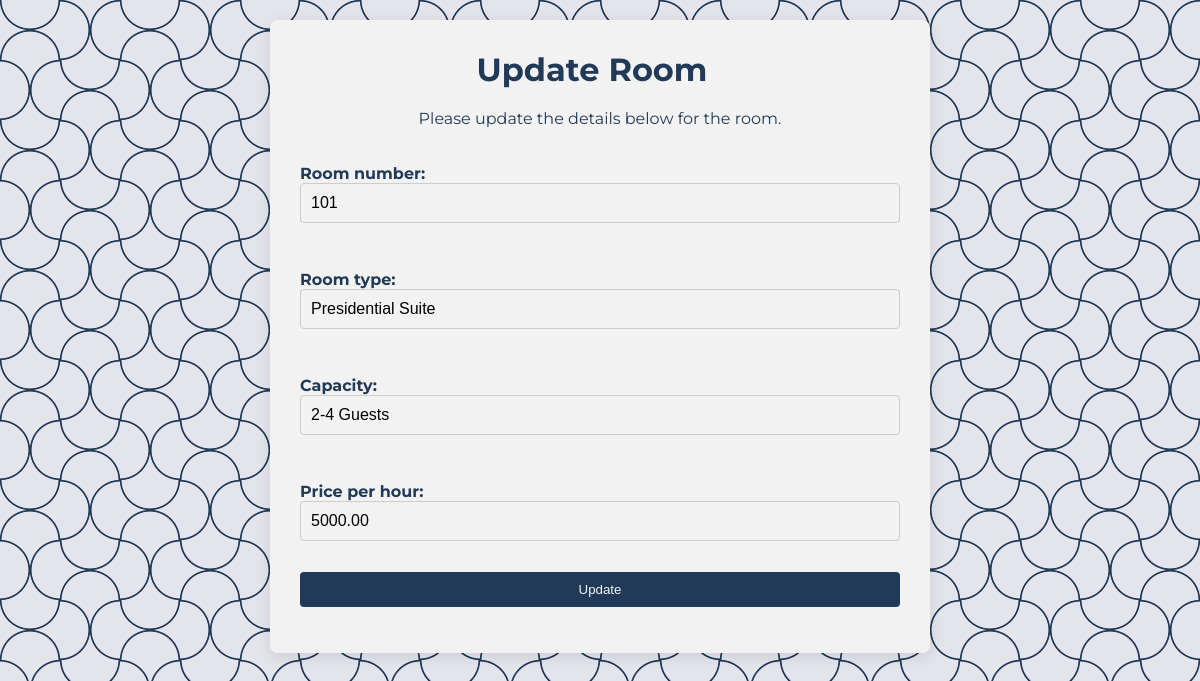
/dbroom/7/edit, run on the app's committed database.
### app/models.py (models this page shows, shortened)
class Room(models.Model):
    room_number = models.CharField(max_length=10, unique=True)
    room_type = models.CharField(max_length=30)
    capacity = models.CharField(max_length=30)
    price_per_hour = models.DecimalField(max_digits=10, decimal_places=2)
    class Meta:
        ordering = ['room_number']

### app/views.py (the view, shortened to what this page needs)
# urls.py: path('dbroom/<int:pk>/edit', RoomUpdateView.as_view(), name='room_update'),
class RoomUpdateView(UpdateView):
    model = Room
    fields = ['room_number', 'room_type', 'capacity', 'price_per_hour']
    template_name = 'app/room_update.html'

### app/templates/app/room_update.html (shortened to what this page needs)
{% load static %}
<head>
    <link href="https://cdn.jsdelivr.net/npm/remixicon@3.2.0/fonts/remixicon.css" rel="stylesheet">
    <link rel="stylesheet" type="text/css" href="{% static '/css/dbcreate.css' %}">
</head>
{% block content %}
    <div class="form-container">
        <div class="header">
            <h1>Update Room</h1>
            <a href="{% url 'database' %}" class="back-button" onclick="return confirmBack();">
            </a>
        </div>
        <p class="intro-text">Please update the details below for the room.</p>
        <form action="{% url 'room_update' object.pk %}" method="post">
            {{ form.as_p }}
            <input type="submit" value="Update">
        </form>
    </div>
{% endblock content %}

### static/css/dbcreate.css (style rules this page uses)
.form-container { background-color: var(--white); border-radius: 8px; box-shadow: 0 4px 16px rgba(0, 0, 0, 0.1); padding: 30px; max-width: 600px; margin: 0 auto; }
.header { display: flex; justify-content: space-between; align-items: center; margin-bottom: 20px; }
h1 { color: var(--primary-color); margin: 0; text-align: center; flex-grow: 1; }
.back-button { display: flex; align-items: center; color: var(--primary-color); text-decoration: none; font-size: 1.5rem; padding: 8px; transition: color 0.3s ease; }
.intro-text { margin: 20px 0; color: var(--primary-color); text-align: center; }
form { display: flex; flex-direction: column; gap: 15px; }
form label { color: var(--primary-color); font-weight: bold; }
form input[type="text"], form input[type="email"], form input[type="password"] { width: 100%; padding: 10px; border: 1px solid #ccc; border-radius: 4px; }
form input[type="submit"] { background-color: var(--primary-color); color: var(--white); border: none; border-radius: 4px; padding: 10px 15px; cursor: pointer; transition: background-color 0.3s ease; width: 100%; }
form input[type="number"] { width: 100%; padding: 10px; border: 1px solid #ccc; border-radius: 4px; }
form input[type="text"], form input[type="email"], form input[type="password"], form input[type="number"], form input[type="datetime-local"], form select, form textarea { width: 100%; padding: 10px; border: 1px solid #ccc; border-radius: 4px; font-size: 16px; background-color: var(--white); transition: border-color 0.3s ease; }
form input::placeholder, form textarea::placeholder { color: #bbb; font-style: italic; }

### data on the page
Room: room_number "101", room_type "Presidential Suite", capacity "2-4 Guests", price_per_hour "5000.00"
